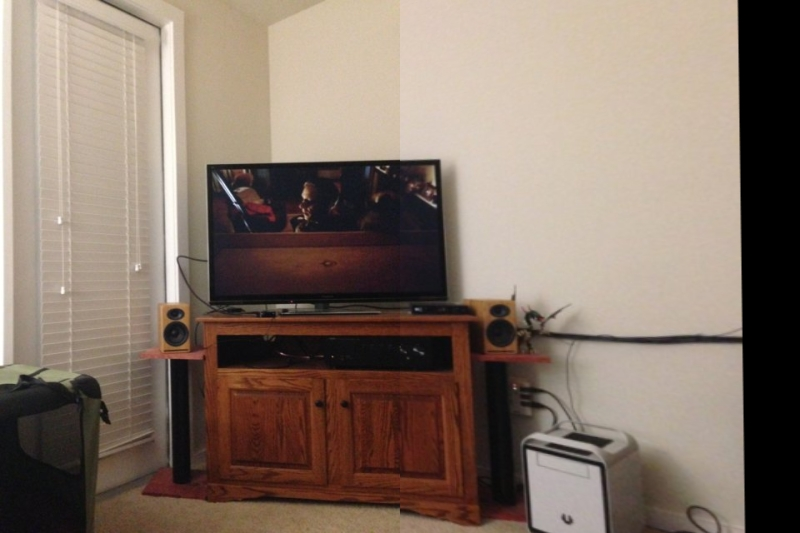
#> input picture stich image.jpg, 800 x 533 px
$ python -i panorama.py   (imports and definitions only)
#> lines starting #> are read from the running program, lines starting #| are printed output that depends on the picture
import cv2
import streamlit as st
# [1 line not run here, left out]
import numpy as np
import imutils
from PIL import Image

class Stitcher:
    def __init__(self):
        self.isv3 = imutils.is_cv3(or_better=True)

    def stitch(self, images, ratio=0.75, reprojThresh=4.0, showMatches=False):
        (imageB, imageA) = images
        (kpsA, featuresA) = self.detectAndDescribe(imageA)
        (kpsB, featuresB) = self.detectAndDescribe(imageB)
        M = self.matchKeypoints(kpsA, kpsB, featuresA, featuresB, ratio, reprojThresh)
        if M is None:
            return None

        (matches, H, status) = M
        result = cv2.warpPerspective(imageA, H,
                                     (imageA.shape[1] + imageB.shape[1], imageA.shape[0]))
        result[0:imageB.shape[0], 0:imageB.shape[1]] = imageB
        if showMatches:
            vis = self.drawMatches(imageA, imageB, kpsA, kpsB, matches, status)
            return (result, vis)
        return result

    # [48 lines left out: functions detectAndDescribe, matchKeypoints, drawMatches, not called in this run]


# [36 lines not run here, left out]

>>> import cv2
>>> picture = cv2.imread('stich image.jpg', cv2.IMREAD_GRAYSCALE)
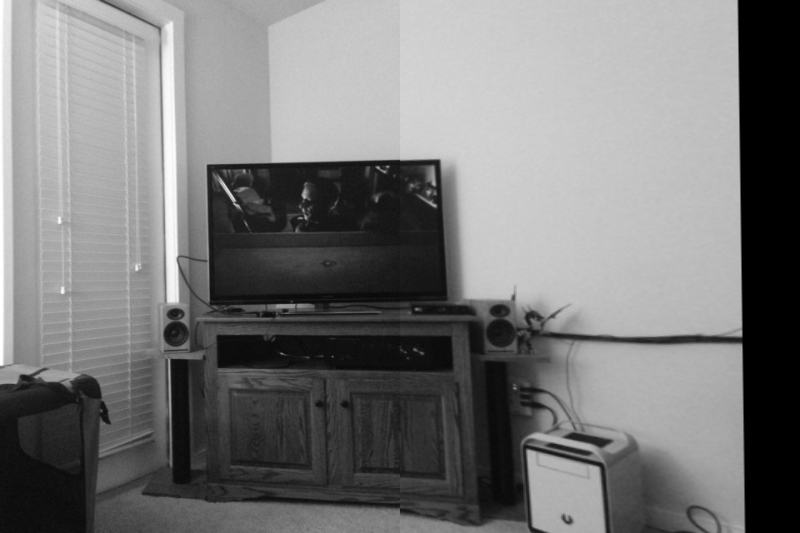
#> picture: shape (533, 800); min 0, max 255, mean 120.9
>>> result = Stitcher().stitch(picture)
#> (the run stopped early here; a loop or call above may not have finished)

$ run again, on 1.jpeg
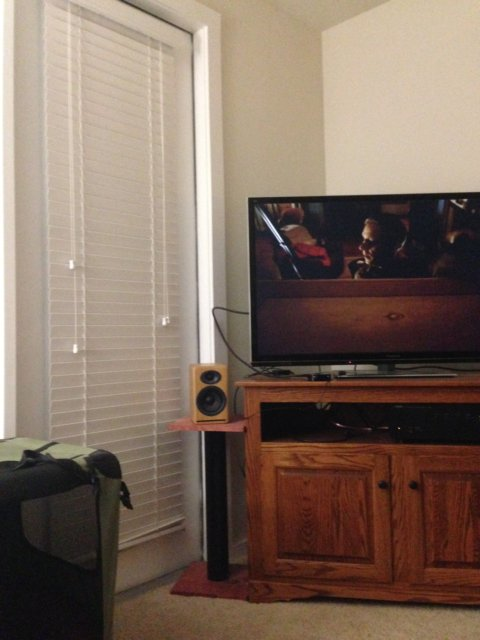
#> input picture 1.jpeg, 480 x 640 px
#> `picture = cv2.imread('stich image.jpg', cv2.IMREAD_GRAYSCALE)`:
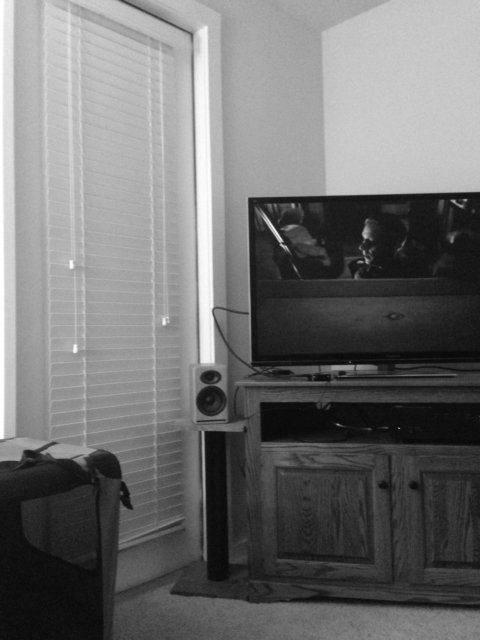
#> picture: shape (640, 480); min 2, max 255, mean 112.8

$ run again, on 2.jpeg
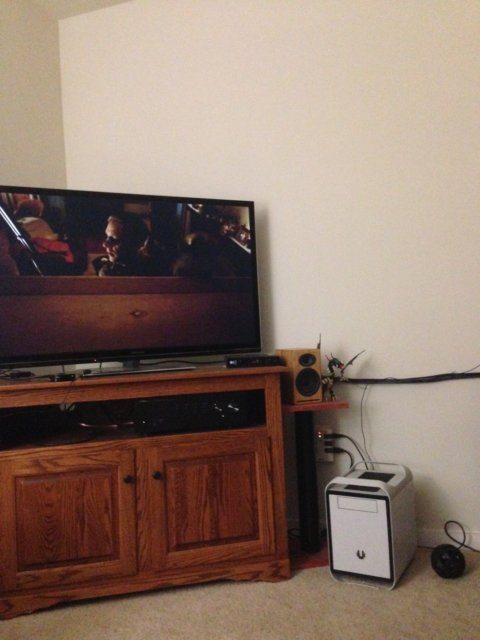
#> input picture 2.jpeg, 480 x 640 px
#> `picture = cv2.imread('stich image.jpg', cv2.IMREAD_GRAYSCALE)`:
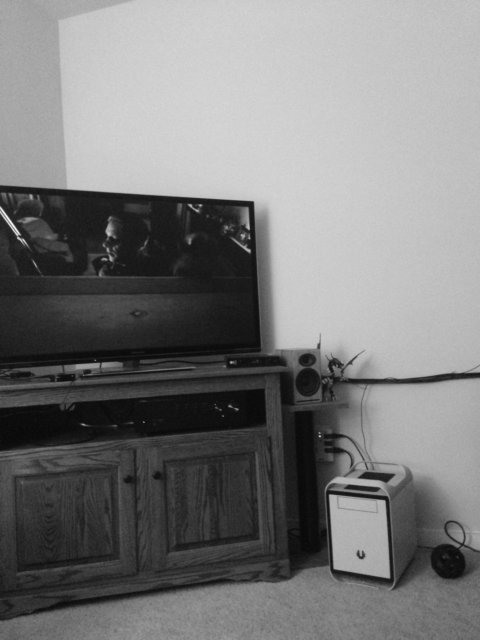
#> picture: shape (640, 480); min 4, max 252, mean 122.7
